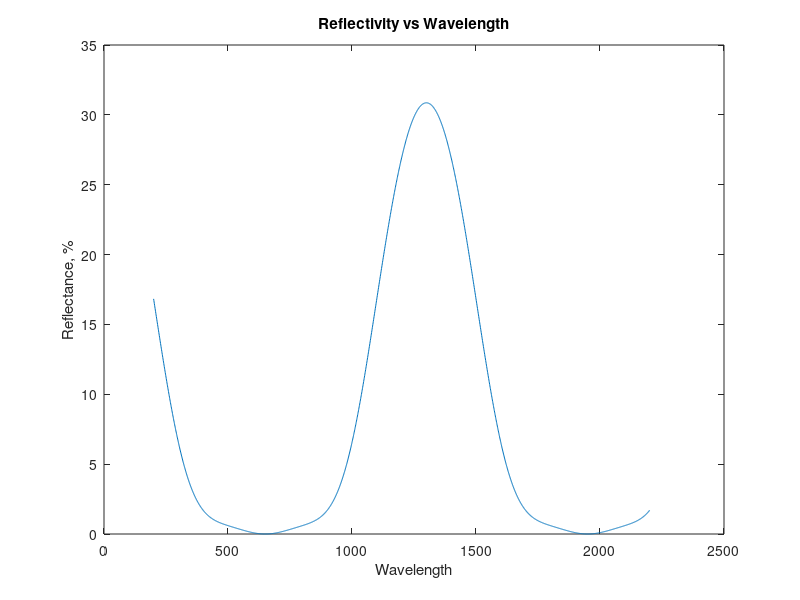

MATLAB code for this plot:
%%%% GOAL IS TO find power production across every lambda given N2 from
%%%% previous

%close previous windows%
close all; 
clc; 
clear all; 
 
% UNITS 
degrees = pi/180; 
j = 1j;          %sets immaginary numbers as j 


%paramaters
nAIR = 1 ;    %refractive index of air
nSolar = 3.5;   % refractive index of solar cell
N1 = 1.4;    % refractive index layer 1
N2 = 2.36;      %  computed layer 2
N3 = 3.15;  % refractive index of layer 3


StoreN2 = []; % Storing values of N2
StoreReflectance = []; %Storing reflectances
LambdaC = 650; %centre wavelength
StorePWR = []; %array to store power.

LambdaStart = 200; %Wavelength were looping begins
LambdaEnd = 2200; %ending wavelength for loop

for Lambda = LambdaStart: +1 : LambdaEnd %goes through TMM at each lambda between start and end
      
    %reflection coeffs - gamma
    r01 = (nAIR - N1)/(nAIR + N1);
    r12 = (N1 - N2)/(N1 + N2);
    r23 = (N2 - N3)/(N2 + N3); % 
    r3S = (N3 - nSolar)/(N3 + nSolar); % to solar cell
    
    %transmission coeffs - tau
    t01 = 2*(nAIR)/(nAIR +N1);
    t12 = 2*(N1)/(N1 +N2);
    t23 = 2*(N2)/(N2 +N3);
    t3S = 2*(N3)/(N3 +nSolar);
    
    %%Q Matrix
    Q01 = (1/t01)*([1 r01; r01 1]);
    Q12 = (1/t12)*([1 r12; r12 1]);
    Q23 = (1/t23)*([1 r23; r23 1]);
    Q3S = (1/t3S)*([1 r3S; r3S 1]);
    
    %%%Design parameters%%%
    lambdaC = 650;  %nm centre wavelength
    Lthick = lambdaC/4; %
    
    %%Deltas
    Delta1 = (pi/2)*(Lambda/LambdaC);
    Delta2 = (pi/2)*(Lambda/LambdaC);
    Delta3 = (pi/2)*(Lambda/LambdaC);

        
    P1 = [exp(j*Delta1) 0 ; 0 exp(-j*Delta1)];
    P2 = [exp(j*Delta2) 0 ; 0 exp(-j*Delta2)];
    P3 = [exp(j*Delta3) 0 ; 0 exp(-j*Delta3)];

    %%Transfer Matrix

    T = Q01*P1*Q12*P2*Q23*P3*Q3S;
    
    
    Gamma = T(2,1)/T(1,1);
    Tau = 1/T(1,1);
    Reflectance = (abs(Gamma))^2;
    
 
    StoreReflectance = [StoreReflectance Reflectance];
    Trans = ((abs(Tau))^2)/(nAIR/nSolar);
    IRRAD = (6.16*10^15)/(((Lambda)^5)*(exp(2484/Lambda)-1));
    Power = Trans * IRRAD;
    StorePWR = [StorePWR Power];
end

plot(LambdaStart:LambdaEnd, StoreReflectance*100);
title('Reflectivity vs Wavelength');
xlabel('Wavelength') ;% x-axis label
ylabel('Reflectance, %') ;% y-axis label

a = num2str(sum(StorePWR));
b= 'Total Power in Watts = ' ;
h = msgbox(strcat(b,a) ,'DONE!');